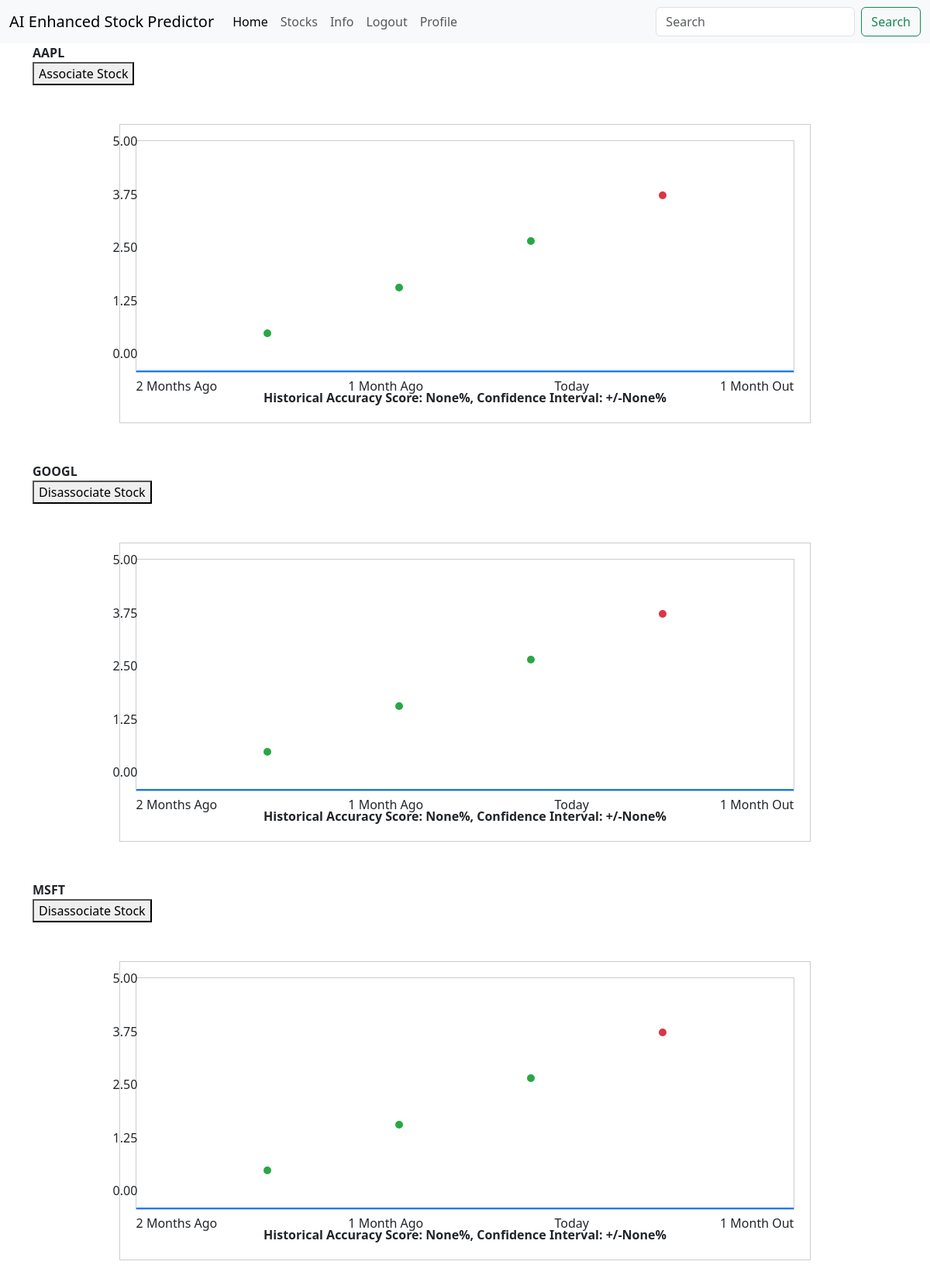
Screenshot of /predictions/ (signed in) with the database file from the repository.
### AIEFAapp/models.py (models this page shows)
class Stock(models.Model):
    symbol = models.CharField(max_length=10)
    name = models.CharField(max_length=100)
    hist_accuracy = models.CharField(max_length=10, blank=True, null=True)
    conf_interval = models.CharField(max_length=10, blank=True, null=True)
    def __str__(self):
        return self.symbol

### AIEFAapp/views.py (the view)
# urls.py: path("predictions/", views.all_stocks, name="predictions"),
def all_stocks(request):
    stock_list = Stock.objects.all()
    return render(request, "predictions.html", {'stock_list':stock_list})

### AIEFAapp/templates/predictions.html (shortened to what this page needs)
{%extends "base.html" %} {%block title %} Home Page {% endblock %}
{% block content %}
<!DOCTYPE html>
<html lang="en">
<head>
</head>
<body>
{% for stock in stock_list %}
    <strong>{{ stock }}</strong>
<form method="POST" action="{% url 'associate_stock' stock.id %}">
    {% if stock in request.user.profile.user_stocks.all %}
        <button type="submit">Disassociate Stock</button>
    {% else %}
        <button type="submit">Associate Stock</button>
    {% endif %}
</form>
<div class="graph-container">
    <div class="graph">
        <div class="dot dot-past" style="left: 20%; top: 80%"></div>
        <div class="dot dot-past" style="left: 40%; top: 60%"></div>
        <div class="dot dot-past" style="left: 60%; top: 40%"></div>
        <div class="dot dot-future" style="left: 80%; top: 20%"></div>
        <div class="connecting-line" style="left: 20%; width: 60%;"></div>
        <div class="y-axis">
            <span>5.00</span>
            <span>3.75</span>
            <span>2.50</span>
            <span>1.25</span>
            <span>0.00</span>
        </div>
        <div class="x-axis">
            <span>2 Months Ago</span>
            <span>1 Month Ago</span>
            <span>Today</span>
            <span>1 Month Out</span>
        </div>
    </div>
    <div class="accuracy-score">
        Historical Accuracy Score: {{ stock.hist_accuracy }}%, Confidence Interval: +/-{{ stock.conf_interval }}%
    </div>
</div>
{% endfor %}
</body>
</html>
{% endblock %}

### AIEFAapp/templates/predictions.html (style rules this page uses)
.graph-container { width: 80%; margin: 50px auto; border: 1px solid #ccc; padding: 20px; }
.graph { width: 100%; height: 300px; border: 1px solid #ccc; position: relative; }
.dot { position: absolute; width: 10px; height: 10px; background-color: #007BFF; border-radius: 50%; transform: translate(-50%, 50%); }
.dot-past { background-color: #28a745; }
.dot-future { background-color: #dc3545; }
.accuracy-score { margin-top: 20px; text-align: center; font-weight: bold; }
.y-axis { position: absolute; left: -30px; top: 0; display: flex; flex-direction: column; justify-content: space-between; height: 100%; }
.y-axis span { transform: translateY(-50%); text-align: right; }
.x-axis { position: absolute; bottom: -30px; left: 0; width: 100%; display: flex; justify-content: space-between; }
.connecting-line { position: absolute; bottom: 0; left: 20%; width: 60%; height: 2px; background-color: #007BFF; }

### rows the page displays
Stock: symbol "AAPL", shows "Associate Stock", hist_accuracy "None", conf_interval "None"
Stock: symbol "GOOGL", shows "Disassociate Stock", hist_accuracy "None", conf_interval "None"
Stock: symbol "MSFT", shows "Disassociate Stock", hist_accuracy "None", conf_interval "None"
